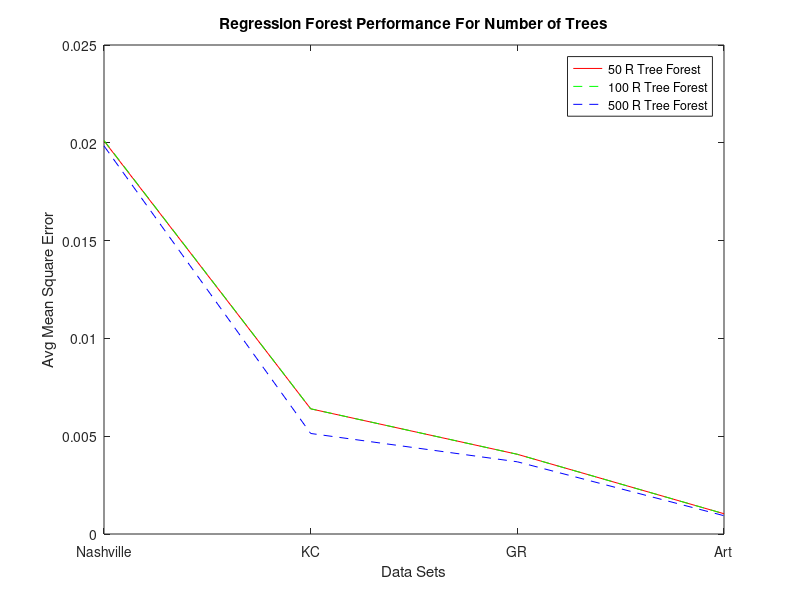
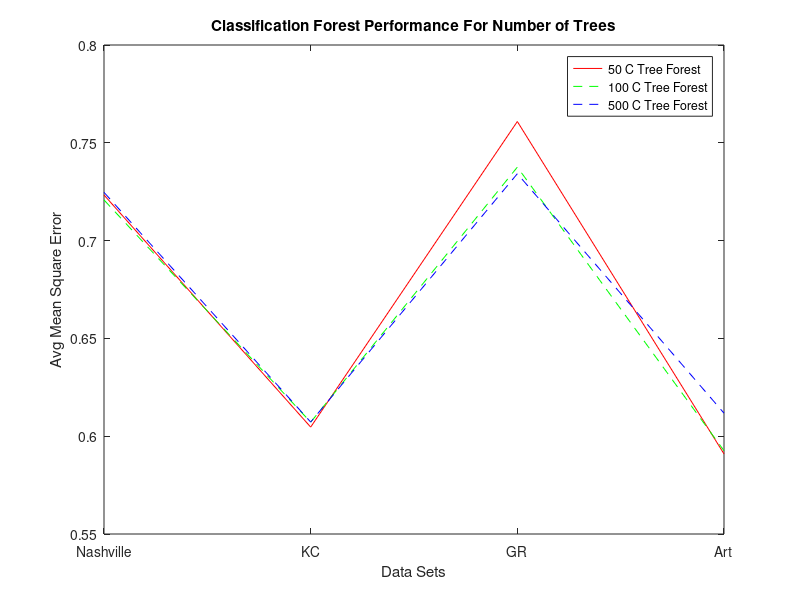

MATLAB code for these plots, in order:
load('AvgMSEForest.mat')
x = [1,2,3,4];
figure()
plot(x,AvgMSE50RTree,'r')
hold all
plot(x,AvgMSE100RTree,'g--')
plot(x,AvgMSE500RTree,'b--')
xticks([1 2 3 4])
xticklabels({'Nashville','KC','GR','Art'})
xlabel('Data Sets');
ylabel('Avg Mean Square Error');
legend('50 R Tree Forest','100 R Tree Forest','500 R Tree Forest');
title('Regression Forest Performance For Number of Trees');


figure()
plot(x,AvgMSE50CTree,'r')
hold all
plot(x,AvgMSE100CTree,'g--')
plot(x,AvgMSE500CTree,'b--')
xticks([1 2 3 4])
xticklabels({'Nashville','KC','GR','Art'})
xlabel('Data Sets');
ylabel('Avg Mean Square Error');
legend('50 C Tree Forest','100 C Tree Forest','500 C Tree Forest');
title('Classification Forest Performance For Number of Trees');